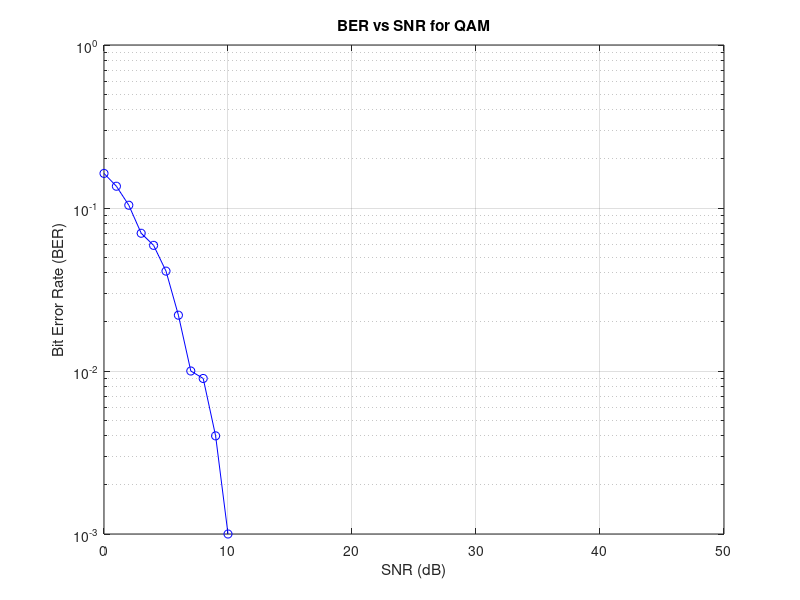

Recreate this plot in MATLAB.
clc;
clear all;
close all;
pkg load communications
N=1000;
mlevel=4;
k=log2(mlevel);

% signal generation in bit stream
x=randi([0,1],N,1);

% convert bit stream into symbol stream
xsym=bi2de(reshape(x,k,length(x)/k).','left-msb');

% modulation
xmod=qammod(xsym,mlevel);

%loop through diffrent SNR value
snr_values=0:50;
ber_values=zeros(size(snr_values));

for idx=1:length(snr_values)
  SNR=snr_values(idx);
  % adding AWGN
  Tx_awgn=awgn(xmod,SNR,'measured');
  % recived signal
  Rx_x=Tx_awgn;
  % demodulation
  Rx_x_demod=qamdemod(Rx_x,mlevel);

  z=de2bi(Rx_x_demod,'left-msb');
  Rx_x_BitStream=reshape(z.',prod(size(z)),1);

  % calculation of BER
  [number_of_errors,bit_error_rate]=biterr(x,Rx_x_BitStream);
  ber_values(idx)=bit_error_rate;

end

% Plot BER vs. SNR
 figure;
 semilogy(snr_values,ber_values,'bo-');
 grid on;
 xlabel('SNR (dB)');
 ylabel('Bit Error Rate (BER)');
 title('BER vs SNR for QAM');
